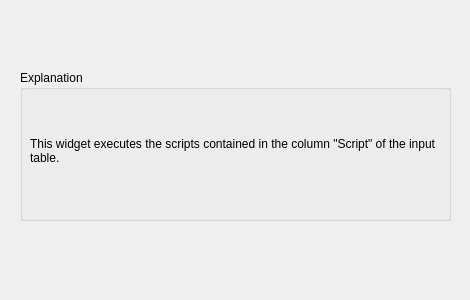
<?xml version="1.0" encoding="UTF-8"?>
<ui version="4.0">
 <class>Form</class>
 <widget class="QWidget" name="Form">
  <property name="geometry">
   <rect>
    <x>0</x>
    <y>0</y>
    <width>470</width>
    <height>300</height>
   </rect>
  </property>
  <property name="windowTitle">
   <string>Form</string>
  </property>
  <widget class="QGroupBox" name="groupBox">
   <property name="geometry">
    <rect>
     <x>20</x>
     <y>70</y>
     <width>431</width>
     <height>151</height>
    </rect>
   </property>
   <property name="title">
    <string>Explanation</string>
   </property>
   <widget class="QLabel" name="Description">
    <property name="geometry">
     <rect>
      <x>10</x>
      <y>50</y>
      <width>411</width>
      <height>61</height>
     </rect>
    </property>
    <property name="text">
     <string>This widget executes the scripts contained in the column &quot;Script&quot; of the input table.</string>
    </property>
    <property name="textFormat">
     <enum>Qt::AutoText</enum>
    </property>
    <property name="alignment">
     <set>Qt::AlignLeading|Qt::AlignLeft|Qt::AlignVCenter</set>
    </property>
    <property name="wordWrap">
     <bool>true</bool>
    </property>
   </widget>
  </widget>
 </widget>
 <resources/>
 <connections/>
</ui>
